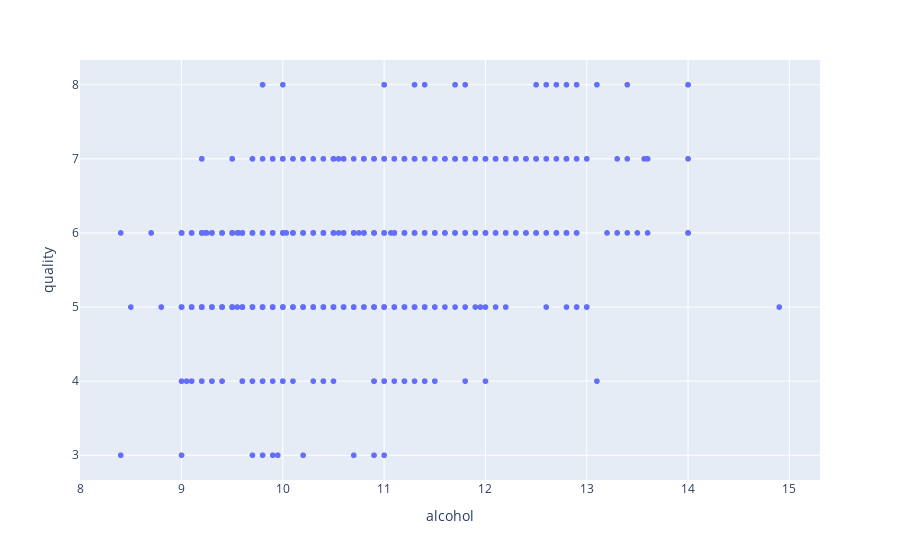

Here is the notebook cell this chart was saved with:
### Code cell
px.scatter(data_frame=data, x="alcohol", y="quality")

### Figure 1 — Plotly figure (JSON) as saved in the notebook; plotly's stock layout.template omitted (floating-point values rounded to 4 significant figures; data arrays with more than 128 entries replaced by an {"elided": "..."} marker saying what was removed)
{"data": [{"hovertemplate": "alcohol=%{x}<br>quality=%{y}<extra></extra>", "legendgroup": "", "marker": {"color": "#636efa", "symbol": "circle"}, "mode": "markers", "name": "", "showlegend": false, "type": "scattergl", "x": {"elided": "1599 float values"}, "xaxis": "x", "y": {"elided": "1599 int values"}, "yaxis": "y"}], "layout": {"legend": {"tracegroupgap": 0}, "margin": {"t": 60}, "xaxis": {"anchor": "y", "domain": [0, 1], "title": {"text": "alcohol"}}, "yaxis": {"anchor": "x", "domain": [0, 1], "title": {"text": "quality"}}}}
